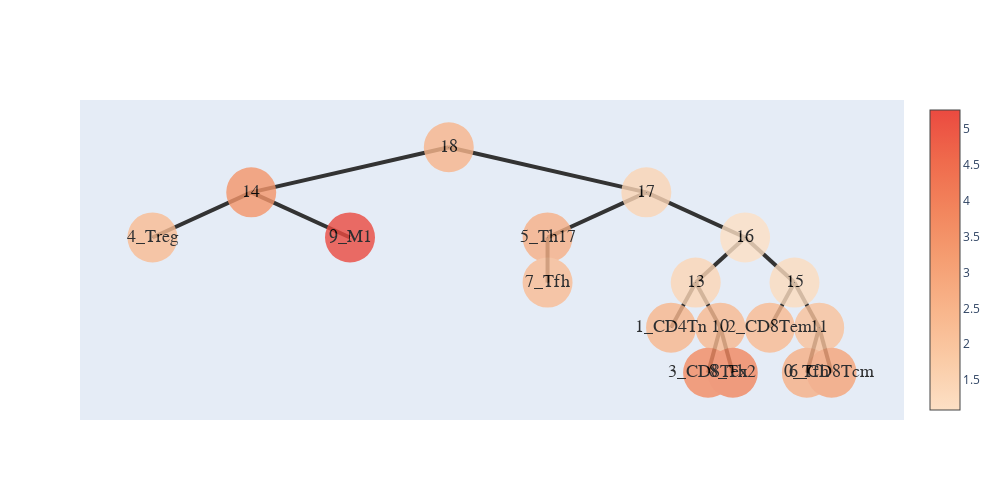

Here is the notebook cell this chart was saved with:
### Code cell
nodes1 = build_hyper_tree_from_folder(folder_path1,mst)
def add_meta(now,meta_list,merge):
    if(int(now.name)<len(meta_list)):
        now.name= now.name +'_'+ meta_list[int(now.name)];
    merge.append(now)
    for i in now.son:
        add_meta(i,meta_list,merge)
nodes_merge1 = [];
nodes_merge2 = [];
nodes1[0] = search_tree(nodes1[0],1,10,(len(nodes1)+1)/2)

add_meta(nodes1[0],meta_list1,nodes_merge1)

show_tree(nodes1[0]).show_fig()

### Figure 1 — Plotly figure (JSON) as saved in the notebook; plotly's stock layout.template omitted (floating-point values rounded to 4 significant figures)
{"data": [{"hoverinfo": "text", "marker": {"color": [2.48, 3.438, 2.262, 5.266, 1.449, 2.625, 2.257, 1.082, 1.411, 2.422, 2.337, 3.698, 3.803, 1.206, 2.299, 2.054, 2.653, 2.985], "colorscale": [[0, "rgb(253, 224, 197)"], [0.1667, "rgb(250, 203, 166)"], [0.3333, "rgb(248, 181, 139)"], [0.5, "rgb(245, 158, 114)"], [0.6667, "rgb(242, 133, 93)"], [0.8333, "rgb(239, 106, 76)"], [1, "rgb(235, 74, 64)"]], "showscale": true, "size": 50, "symbol": "circle-dot"}, "mode": "markers+text", "opacity": 0.8, "text": ["18", "14", "4_Treg", "9_M1", "17", "5_Th17", "7_Tfh", "16", "13", "1_CD4Tn", "10", "3_CD8Tex", "8_Th2", "15", "2_CD8Tem", "11", "0_Tfh", "6_CD8Tcm"], "textfont": {"color": "#000000", "family": "sans serif", "size": 18}, "type": "scatter", "x": [5.5, 3.25, 2.125, 4.375, 7.75, 6.625, 6.625, 8.875, 8.312, 8.031, 8.594, 8.453, 8.734, 9.438, 9.156, 9.719, 9.578, 9.859], "y": [5, 3.5, 2, 2, 3.5, 2, 0.5, 2, 0.5, -1, -1, -2.5, -2.5, 0.5, -1, -1, -2.5, -2.5]}], "layout": {"height": 500, "shapes": [{"layer": "below", "line": {"color": "#333", "width": 4}, "type": "line", "x0": 5.5, "x1": 5.5, "y0": 5, "y1": 5}, {"layer": "below", "line": {"color": "#333", "width": 4}, "type": "line", "x0": 5.5, "x1": 3.25, "y0": 5, "y1": 3.5}, {"layer": "below", "line": {"color": "#333", "width": 4}, "type": "line", "x0": 3.25, "x1": 2.125, "y0": 3.5, "y1": 2}, {"layer": "below", "line": {"color": "#333", "width": 4}, "type": "line", "x0": 3.25, "x1": 4.375, "y0": 3.5, "y1": 2}, {"layer": "below", "line": {"color": "#333", "width": 4}, "type": "line", "x0": 5.5, "x1": 7.75, "y0": 5, "y1": 3.5}, {"layer": "below", "line": {"color": "#333", "width": 4}, "type": "line", "x0": 7.75, "x1": 6.625, "y0": 3.5, "y1": 2}, {"layer": "below", "line": {"color": "#333", "width": 4}, "type": "line", "x0": 6.625, "x1": 6.625, "y0": 2, "y1": 0.5}, {"layer": "below", "line": {"color": "#333", "width": 4}, "type": "line", "x0": 7.75, "x1": 8.875, "y0": 3.5, "y1": 2}, {"layer": "below", "line": {"color": "#333", "width": 4}, "type": "line", "x0": 8.875, "x1": 8.312, "y0": 2, "y1": 0.5}, {"layer": "below", "line": {"color": "#333", "width": 4}, "type": "line", "x0": 8.312, "x1": 8.031, "y0": 0.5, "y1": -1}, {"layer": "below", "line": {"color": "#333", "width": 4}, "type": "line", "x0": 8.312, "x1": 8.594, "y0": 0.5, "y1": -1}, {"layer": "below", "line": {"color": "#333", "width": 4}, "type": "line", "x0": 8.594, "x1": 8.453, "y0": -1, "y1": -2.5}, {"layer": "below", "line": {"color": "#333", "width": 4}, "type": "line", "x0": 8.594, "x1": 8.734, "y0": -1, "y1": -2.5}, {"layer": "below", "line": {"color": "#333", "width": 4}, "type": "line", "x0": 8.875, "x1": 9.438, "y0": 2, "y1": 0.5}, {"layer": "below", "line": {"color": "#333", "width": 4}, "type": "line", "x0": 9.438, "x1": 9.156, "y0": 0.5, "y1": -1}, {"layer": "below", "line": {"color": "#333", "width": 4}, "type": "line", "x0": 9.438, "x1": 9.719, "y0": 0.5, "y1": -1}, {"layer": "below", "line": {"color": "#333", "width": 4}, "type": "line", "x0": 9.719, "x1": 9.578, "y0": -1, "y1": -2.5}, {"layer": "below", "line": {"color": "#333", "width": 4}, "type": "line", "x0": 9.719, "x1": 9.859, "y0": -1, "y1": -2.5}], "width": 1000, "xaxis": {"showgrid": false, "showline": false, "showticklabels": false, "zeroline": false}, "yaxis": {"showgrid": false, "showline": false, "showticklabels": false, "zeroline": false}}}
